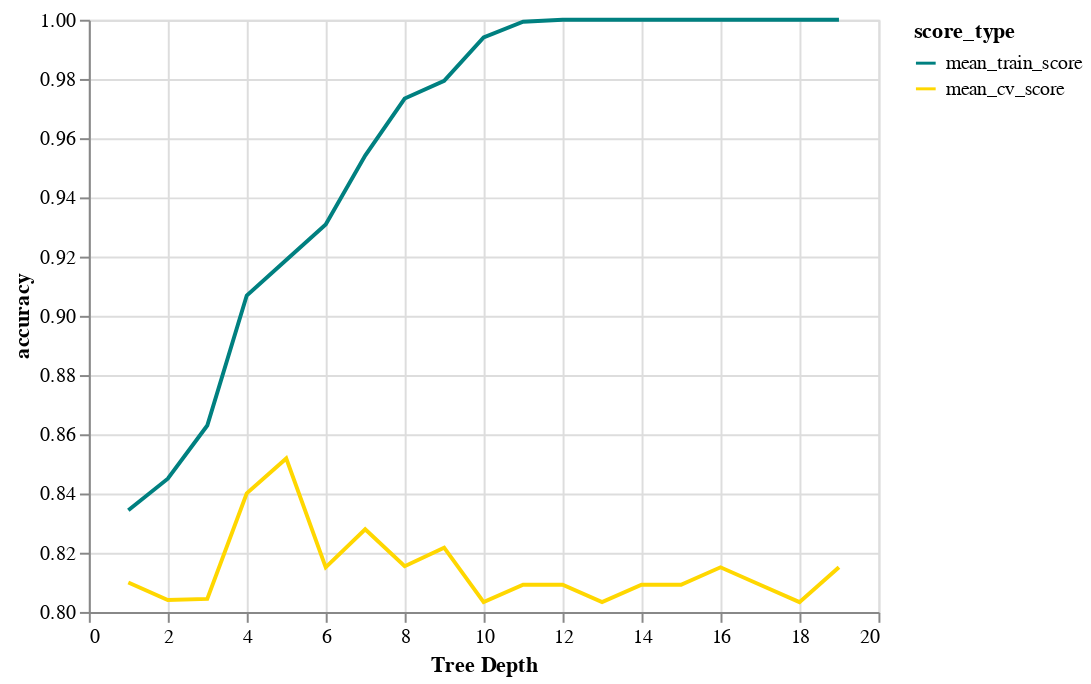

The notebook cell this image was saved under:
### Code cell
chart1.encode(alt.Y('accuracy:Q', scale=alt.Scale(zero=False)))

### Figure 1 — Vega-Lite specification as saved in the notebook (floating-point values rounded to 4 significant figures)
{"config": {"view": {"continuousWidth": 400, "continuousHeight": 300}}, "data": {"name": "data-e2310b05900c5aeb90d3185f1b2cf0b8"}, "mark": "line", "encoding": {"color": {"type": "nominal", "field": "score_type", "scale": {"domain": ["mean_train_score", "mean_cv_score"], "range": ["teal", "gold"]}}, "x": {"type": "quantitative", "axis": {"title": "Tree Depth"}, "field": "depth"}, "y": {"type": "quantitative", "field": "accuracy", "scale": {"zero": false}}}, "$schema": "https://vega.github.io/schema/vega-lite/v4.8.1.json", "datasets": {"data-e2310b05900c5aeb90d3185f1b2cf0b8": [{"depth": 1, "score_type": "mean_train_score", "accuracy": 0.8343}, {"depth": 2, "score_type": "mean_train_score", "accuracy": 0.845}, {"depth": 3, "score_type": "mean_train_score", "accuracy": 0.863}, {"depth": 4, "score_type": "mean_train_score", "accuracy": 0.9069}, {"depth": 5, "score_type": "mean_train_score", "accuracy": 0.9188}, {"depth": 6, "score_type": "mean_train_score", "accuracy": 0.9308}, {"depth": 7, "score_type": "mean_train_score", "accuracy": 0.9541}, {"depth": 8, "score_type": "mean_train_score", "accuracy": 0.9734}, {"depth": 9, "score_type": "mean_train_score", "accuracy": 0.9794}, {"depth": 10, "score_type": "mean_train_score", "accuracy": 0.994}, {"depth": 11, "score_type": "mean_train_score", "accuracy": 0.9993}, {"depth": 12, "score_type": "mean_train_score", "accuracy": 1.0}, {"depth": 13, "score_type": "mean_train_score", "accuracy": 1.0}, {"depth": 14, "score_type": "mean_train_score", "accuracy": 1.0}, {"depth": 15, "score_type": "mean_train_score", "accuracy": 1.0}, {"depth": 16, "score_type": "mean_train_score", "accuracy": 1.0}, {"depth": 17, "score_type": "mean_train_score", "accuracy": 1.0}, {"depth": 18, "score_type": "mean_train_score", "accuracy": 1.0}, {"depth": 19, "score_type": "mean_train_score", "accuracy": 1.0}, {"depth": 1, "score_type": "mean_cv_score", "accuracy": 0.8099}, {"depth": 2, "score_type": "mean_cv_score", "accuracy": 0.804}, {"depth": 3, "score_type": "mean_cv_score", "accuracy": 0.8044}, {"depth": 4, "score_type": "mean_cv_score", "accuracy": 0.8401}, {"depth": 5, "score_type": "mean_cv_score", "accuracy": 0.8518}, {"depth": 6, "score_type": "mean_cv_score", "accuracy": 0.8151}, {"depth": 7, "score_type": "mean_cv_score", "accuracy": 0.8279}, {"depth": 8, "score_type": "mean_cv_score", "accuracy": 0.8154}, {"depth": 9, "score_type": "mean_cv_score", "accuracy": 0.8217}, {"depth": 10, "score_type": "mean_cv_score", "accuracy": 0.8033}, {"depth": 11, "score_type": "mean_cv_score", "accuracy": 0.8092}, {"depth": 12, "score_type": "mean_cv_score", "accuracy": 0.8092}, {"depth": 13, "score_type": "mean_cv_score", "accuracy": 0.8033}, {"depth": 14, "score_type": "mean_cv_score", "accuracy": 0.8092}, {"depth": 15, "score_type": "mean_cv_score", "accuracy": 0.8092}, {"depth": 16, "score_type": "mean_cv_score", "accuracy": 0.8151}, {"depth": 17, "score_type": "mean_cv_score", "accuracy": 0.8092}, {"depth": 18, "score_type": "mean_cv_score", "accuracy": 0.8033}, {"depth": 19, "score_type": "mean_cv_score", "accuracy": 0.8151}]}}
